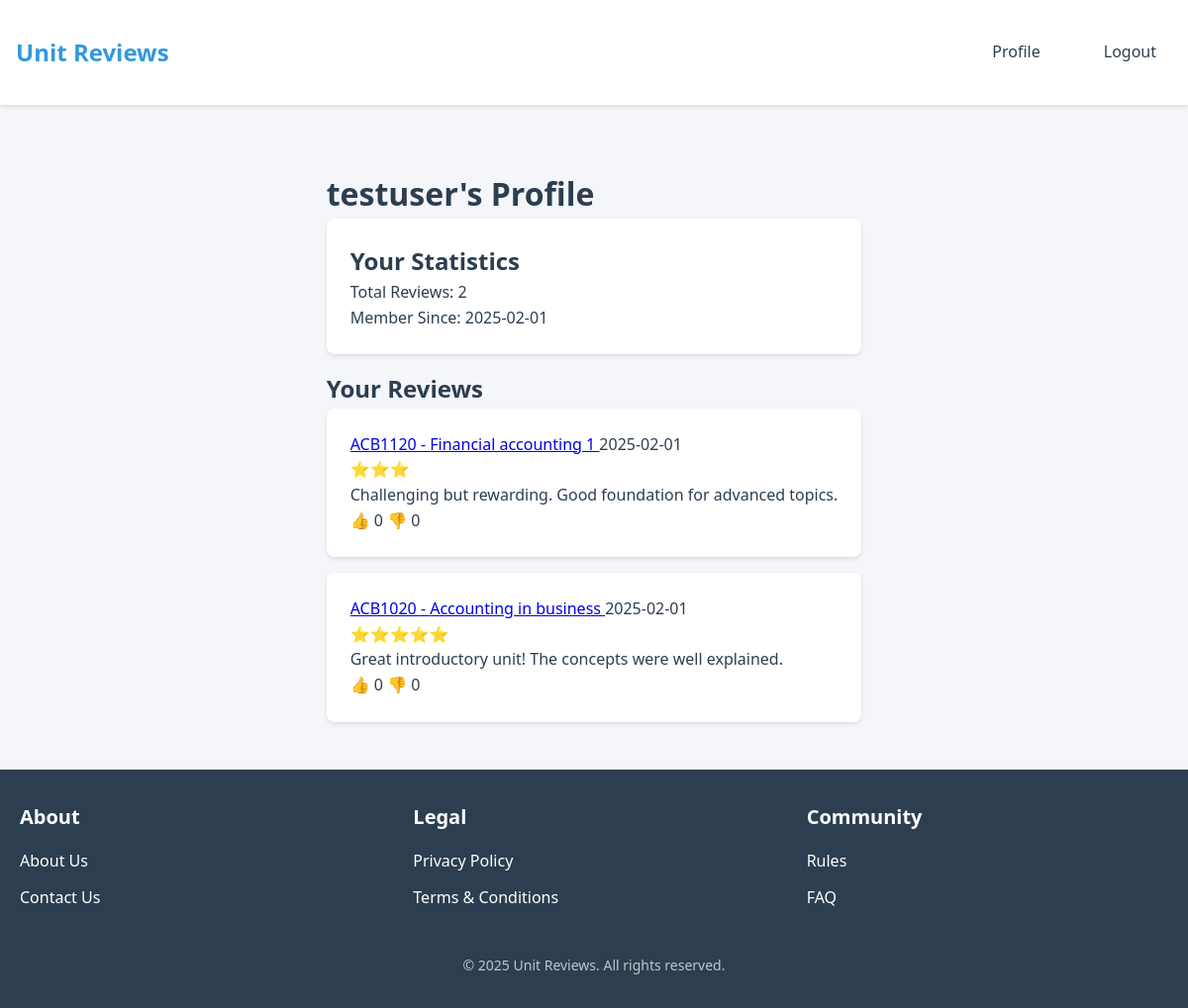
The app's page /profile (signed in) with its own data.
### app/models.py (models this page shows, shortened)
class User(UserMixin, db.Model):
    id = db.Column(db.Integer, primary_key=True)
    username = db.Column(db.String(64), unique=True, nullable=False)
    password_hash = db.Column(db.String(128))
    timestamp = db.Column(db.DateTime, default=datetime.utcnow)
    is_verified = db.Column(db.Boolean, default=False)
    reviews = db.relationship("Review", back_populates="user", foreign_keys="Review.user_id")

class Review(db.Model):
    id = db.Column(db.Integer, primary_key=True)
    content = db.Column(db.Text, nullable=False)
    rating = db.Column(db.Integer, nullable=False)
    timestamp = db.Column(db.DateTime, default=datetime.utcnow)
    is_anonymous = db.Column(db.Boolean, default=False)
    upvotes = db.Column(db.Integer, default=0)
    downvotes = db.Column(db.Integer, default=0)
    user_id = db.Column(db.Integer, db.ForeignKey('user.id'), nullable=False)
    unit_id = db.Column(db.Integer, db.ForeignKey('unit.id'), nullable=False)
    user = db.relationship("User", back_populates="reviews", foreign_keys=[user_id])
    unit = db.relationship("Unit", back_populates="reviews")

class Unit(db.Model):
    id = db.Column(db.Integer, primary_key=True, autoincrement=True)
    code = db.Column(db.String(20), unique=True, nullable=False)
    name = db.Column(db.String(255), nullable=False)
    faculty = db.Column(db.String(255), nullable=False)
    credit_points = db.Column(db.Integer, nullable=False)
    url = db.Column(db.String(500), nullable=False)
    upvotes = db.Column(db.Integer, default=0, nullable=False)
    downvotes = db.Column(db.Integer, default=0, nullable=False)
    reviews = db.relationship('Review', back_populates="unit", lazy='dynamic')

### app/routes.py (the view)
@main.route('/profile')
@login_required
def profile():
    page = request.args.get('page', 1, type=int)
    reviews = Review.query.filter(
        (Review.user_id == current_user.id)
    ).order_by(Review.timestamp.desc())
    reviews = reviews.paginate(
        page=page,
        per_page=current_app.config['REVIEWS_PER_PAGE'],
        error_out=False
    )
    return render_template('profile.html', user=current_user, reviews=reviews)

### app/models.py (called while the page is built)
@login_manager.user_loader
def load_user(id):
    return User.query.get(int(id))

### app/templates/profile.html (shortened to what this page needs)
{% extends "base.html" %}
{% block content %}
    <div class="profile-section">
        <h1>{{ current_user.username }}'s Profile</h1>
        <div class="stats-card">
            <h2>Your Statistics</h2>
            <p>Total Reviews: {{ reviews.total }}</p>
            <p>Member Since: {{ current_user.timestamp.strftime('%Y-%m-%d') }}</p>
        </div>
        <div class="user-reviews">
            <h2>Your Reviews</h2>
            {% if reviews.items %}
                {% for review in reviews.items %}
                    <div class="review-card">
                        <div class="review-header">
                            <a href="{{ url_for('main.unit', code=review.unit.code) }}">
                                {{ review.unit.code }} - {{ review.unit.name }}
                            </a>
                            <span class="review-date">{{ review.timestamp.strftime('%Y-%m-%d') }}</span>
                        </div>
                        <div class="review-rating">
                            {% for _ in range(review.rating) %}⭐{% endfor %}
                        </div>
                        <div class="review-content">
                            {{ review.content }}
                        </div>
                        <div class="review-stats">
                            <span>👍 {{ review.upvotes }}</span>
                            <span>👎 {{ review.downvotes }}</span>
                        </div>
                    </div>
                {% endfor %}
            {% else %}
                <p>You haven't written any reviews yet.</p>
            {% endif %}
        </div>
    </div>
{% endblock %}

### app/templates/base.html (shortened to what this page needs)
<!DOCTYPE html>
<html lang="en">
<head>
  <link rel="stylesheet" href="{{ url_for('static', filename='/css/style.css') }}">
</head>
<body>
  <nav>
    <div class="nav-container">
      <a href="{{ url_for('main.landing') }}" class="logo">Unit Reviews</a>
      <div class="nav-links">
        {% if current_user.is_authenticated %}
          <a href="{{ url_for('main.profile') }}">Profile</a>
          <a href="{{ url_for('auth.logout') }}">Logout</a>
        {% else %}
          <a href="{{ url_for('auth.login') }}">Login</a>
          <a href="{{ url_for('auth.register') }}">Register</a>
        {% endif %}
      </div>
    </div>
  </nav>
  <main>
    {% block content %}{% endblock %}
  </main>
  <footer class="footer">
    <div class="footer-container">
      <div class="footer-section">
        <h3>About</h3>
        <ul>
          <li><a href="{{ url_for('main.about') }}">About Us</a></li>
          <li><a href="{{ url_for('main.contact') }}">Contact Us</a></li>
        </ul>
      </div>
      <div class="footer-section">
        <h3>Legal</h3>
        <ul>
          <li><a href="{{ url_for('main.privacy_policy') }}">Privacy Policy</a></li>
          <li><a href="{{ url_for('main.terms_conditions') }}">Terms & Conditions</a></li>
        </ul>
      </div>
      <div class="footer-section">
        <h3>Community</h3>
        <ul>
          <li><a href="{{ url_for('main.rules') }}">Rules</a></li>
          <li><a href="{{ url_for('main.faq') }}">FAQ</a></li>
        </ul>
      </div>
    </div>
    <div class="footer-bottom">
      <p>&copy; 2025 Unit Reviews. All rights reserved.</p>
    </div>
  </footer>
</body>
</html>

### app/static/css/style.css (style rules this page uses)
:root { --primary-color: #3498db; --secondary-color: #2980b9; --background-color: #f5f6fa; --text-color: #2c3e50; --border-color: #dcdde1; --success-color: #2ecc71; --error-color: #e74c3c; }
* { margin: 0; padding: 0; box-sizing: border-box; }
html, body { width: 100%; overflow-x: hidden; font-family: 'Segoe UI', Tahoma, Geneva, Verdana, sans-serif; line-height: 1.6; color: var(--text-color); background-color: var(--background-color); }
nav { background-color: white; box-shadow: 0 2px 4px rgba(0, 0, 0, 0.1); padding: 1rem 0; margin-bottom: 2rem; }
.nav-links { display: flex; gap: 1rem; flex-wrap: wrap; }
.nav-links a { color: var(--text-color); text-decoration: none; padding: 0.5rem 1rem; border-radius: 4px; transition: background-color 0.3s; white-space: nowrap; }
main { max-width: 100%; margin: 2rem auto; padding: 0 1rem; }
.nav-container { max-width: 1200px; margin: 0 auto; padding: 1rem; display: flex; justify-content: space-between; align-items: center; }
.logo { font-size: 1.5rem; font-weight: bold; color: var(--primary-color); text-decoration: none; }
.nav-links a { margin-left: 1rem; color: var(--text-color); text-decoration: none; }

### app/static/css/unitcontainer.css (style rules this page uses)
.unit-card, .review-card, .stats-card { background: white; border-radius: 8px; padding: 1.5rem; margin-bottom: 1rem; box-shadow: 0 2px 4px rgba(0, 0, 0, 0.1); max-width: 100%; }

### app/static/css/footer.css (style rules this page uses)
html, body { height: 100%; margin: 0; display: flex; flex-direction: column; }
main { flex: 1; padding: 20px; }
.footer { background-color: #2c3e50; color: white; padding: 2rem 0; margin-top: 0; }
.footer-container { max-width: 1200px; margin: 0 auto; display: flex; justify-content: space-between; gap: 2rem; padding: 0 20px; }
.footer-section { flex: 1; }
.footer-section h3 { font-size: 1.25rem; margin-bottom: 1rem; }
.footer-section ul { list-style: none; padding: 0; }
.footer-section ul li { margin-bottom: 0.75rem; }
.footer-section ul li a { color: white; text-decoration: none; transition: color 0.3s ease; }
.footer-bottom { text-align: center; margin-top: 2rem; font-size: 0.875rem; color: rgba(255, 255, 255, 0.7); }

### records on screen
User: username "testuser", timestamp "2025-02-01"
Review: unit.code "ACB1120", unit.name "Financial accounting 1", timestamp "2025-02-01", content "Challenging but rewarding. Good foundation for advanced topics.", upvotes "0", downvotes "0"
Review: unit.code "ACB1020", unit.name "Accounting in business", timestamp "2025-02-01", content "Great introductory unit! The concepts were well explained.", upvotes "0", downvotes "0"

### other values on screen
{{ reviews.total }} "2"
